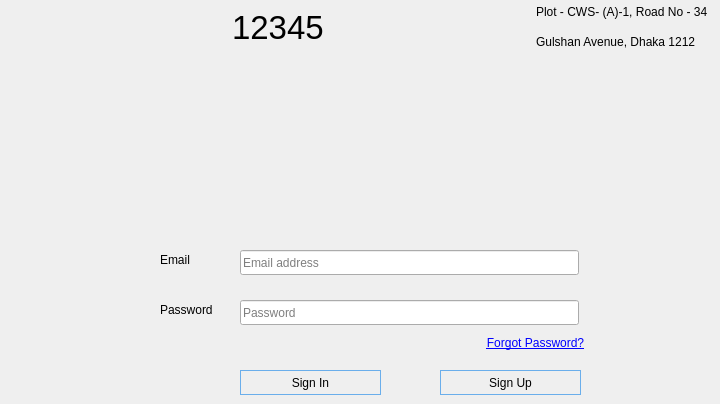
    <widget class="QWidget" name="login_page">
     <widget class="QLabel" name="login_password_input_label">
      <property name="geometry">
       <rect>
        <x>160</x>
        <y>300</y>
        <width>71</width>
        <height>20</height>
       </rect>
      </property>
      <property name="text">
       <string>Password</string>
      </property>
     </widget>
     <widget class="QLineEdit" name="login_password_input">
      <property name="geometry">
       <rect>
        <x>240</x>
        <y>300</y>
        <width>339</width>
        <height>25</height>
       </rect>
      </property>
      <property name="mouseTracking">
       <bool>true</bool>
      </property>
      <property name="acceptDrops">
       <bool>true</bool>
      </property>
      <property name="frame">
       <bool>true</bool>
      </property>
      <property name="echoMode">
       <enum>QLineEdit::Password</enum>
      </property>
      <property name="placeholderText">
       <string>Password</string>
      </property>
     </widget>
     <widget class="QPushButton" name="login_sign_in_button">
      <property name="geometry">
       <rect>
        <x>240</x>
        <y>370</y>
        <width>141</width>
        <height>25</height>
       </rect>
      </property>
      <property name="styleSheet">
       <string notr="true">
border:1px solid rgb(106, 174, 235);</string>
      </property>
      <property name="text">
       <string>Sign In</string>
      </property>
     </widget>
     <widget class="QPushButton" name="login_sign_up_button">
      <property name="geometry">
       <rect>
        <x>440</x>
        <y>370</y>
        <width>141</width>
        <height>25</height>
       </rect>
      </property>
      <property name="styleSheet">
       <string notr="true">border:1px solid rgb(106, 174, 235);</string>
      </property>
      <property name="text">
       <string>Sign Up</string>
      </property>
     </widget>
     <widget class="QLabel" name="login_username_or_email_input_label">
      <property name="geometry">
       <rect>
        <x>160</x>
        <y>250</y>
        <width>71</width>
        <height>20</height>
       </rect>
      </property>
      <property name="text">
       <string>Email</string>
      </property>
     </widget>
     <widget class="QLineEdit" name="login_username_or_email_input">
      <property name="geometry">
       <rect>
        <x>240</x>
        <y>250</y>
        <width>339</width>
        <height>25</height>
       </rect>
      </property>
      <property name="mouseTracking">
       <bool>true</bool>
      </property>
      <property name="autoFillBackground">
       <bool>false</bool>
      </property>
      <property name="placeholderText">
       <string>Email address</string>
      </property>
     </widget>
     <widget class="QPushButton" name="login_forget_button">
      <property name="geometry">
       <rect>
        <x>480</x>
        <y>330</y>
        <width>111</width>
        <height>25</height>
       </rect>
      </property>
      <property name="font">
       <font>
        <underline>true</underline>
       </font>
      </property>
      <property name="autoFillBackground">
       <bool>false</bool>
      </property>
      <property name="styleSheet">
       <string notr="true">border:none;
background-color:none;
color: rgb(0, 0, 255)</string>
      </property>
      <property name="text">
       <string>Forgot Password?</string>
      </property>
     </widget>
     <widget class="QWidget" name="layoutWidget_23">
      <property name="geometry">
       <rect>
        <x>0</x>
        <y>0</y>
        <width>711</width>
        <height>54</height>
       </rect>
      </property>
      <layout class="QGridLayout" name="gridLayout_31">
       <item row="1" column="0">
        <widget class="QLabel" name="login_bank_logo_13">
         <property name="text">
          <string/>
         </property>
         <property name="pixmap">
          <pixmap resource="resources.qrc">:/image/images/logo.jpeg</pixmap>
         </property>
        </widget>
       </item>
       <item row="1" column="4">
        <layout class="QVBoxLayout" name="verticalLayout_14">
         <item>
          <widget class="QLabel" name="login_address_label1_13">
           <property name="text">
            <string>Plot - CWS- (A)-1, Road No - 34 </string>
           </property>
          </widget>
         </item>
         <item>
          <widget class="QLabel" name="login_address_label2_13">
           <property name="text">
            <string>Gulshan Avenue, Dhaka 1212</string>
           </property>
          </widget>
         </item>
        </layout>
       </item>
       <item row="1" column="2">
        <layout class="QHBoxLayout" name="horizontalLayout_36">
         <item>
          <widget class="QLabel" name="login_support_logo_14">
           <property name="text">
            <string/>
           </property>
           <property name="pixmap">
            <pixmap resource="resources.qrc">:/image/images/support_icon.jpeg</pixmap>
           </property>
           <property name="scaledContents">
            <bool>true</bool>
           </property>
          </widget>
         </item>
         <item>
          <widget class="QLabel" name="label_42">
           <property name="enabled">
            <bool>true</bool>
           </property>
           <property name="font">
            <font>
             <pointsize>25</pointsize>
            </font>
           </property>
           <property name="text">
            <string>12345</string>
           </property>
          </widget>
         </item>
        </layout>
       </item>
       <item row="1" column="1">
        <spacer name="horizontalSpacer_30">
         <property name="orientation">
          <enum>Qt::Horizontal</enum>
         </property>
         <property name="sizeHint" stdset="0">
          <size>
           <width>40</width>
           <height>20</height>
          </size>
         </property>
        </spacer>
       </item>
       <item row="1" column="3">
        <spacer name="horizontalSpacer_31">
         <property name="orientation">
          <enum>Qt::Horizontal</enum>
         </property>
         <property name="sizeHint" stdset="0">
          <size>
           <width>40</width>
           <height>20</height>
          </size>
         </property>
        </spacer>
       </item>
      </layout>
     </widget>
    </widget>
